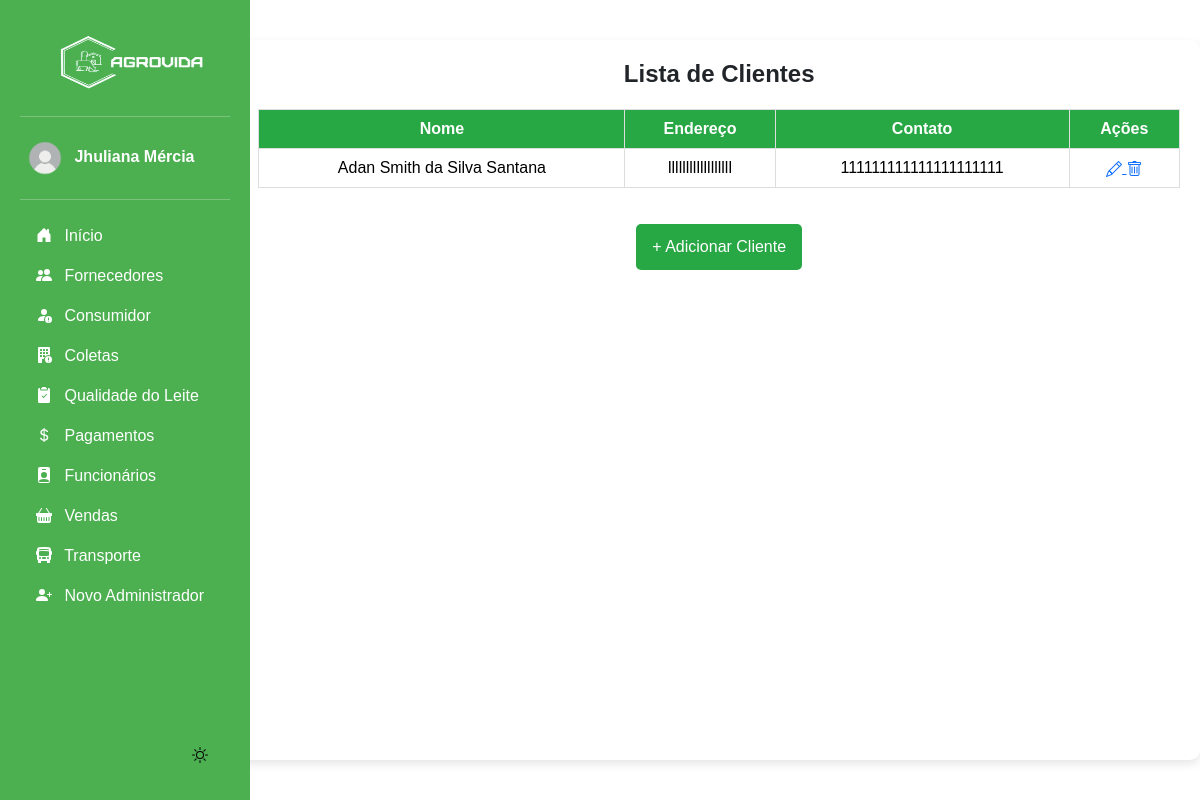
Screenshot of /listar_cliente/ (signed in) with the database file from the repository.
### app/models.py (models this page shows, shortened)
class Cliente(models.Model):
    nome = models.CharField(max_length=100)
    endereco = models.CharField(max_length=255)
    contato = models.CharField(max_length=20)

### app/views.py (the view)
# urls.py: path("listar_cliente/", views.listar_cliente, name="listar_cliente"),
@login_required(login_url='login_index')
def listar_cliente(request):
    clientes = Cliente.objects.all()
    return render(request, 'app/listar_cliente.html', {'clientes': clientes})

### app/templates/app/listar_cliente.html (shortened to what this page needs)
{% extends "base.html" %}
{% load static %}
{% block content %}
  <div class="container">
    <h2 class="title">Lista de Clientes</h2>
    {% if clientes %}
      <table class="table">
        <thead>
          <tr>
            <th>Nome</th>
            <th>Endereço</th>
            <th>Contato</th>
            <th>Ações</th>
          </tr>
        </thead>
        <tbody>
          {% for cliente in clientes %}
              <tr>
                  <td>{{ cliente.nome }}</td>
                  <td>{{ cliente.endereco }}</td>
                  <td>{{ cliente.contato }}</td>
                  <td>
                    <a href="{% url 'editar_cliente' cliente.id %}">
                      <i class="bi bi-pencil"></i>
                    </a>
                    <a href="{% url 'excluir_cliente' cliente.id %}" onclick="return confirm('Tem certeza que deseja excluir?')">
                      <i class="bi bi-trash"></i>
                    </a>
                  </td>
              </tr>
          {% endfor %}
        </tbody>
      </table>
    {% else %}
      <p class="no-products">Nenhum cliente cadastrado ainda.</p>
    {% endif %}
    <a href="{% url 'cadastrar_cliente' %}" class="btn btn-add">+ Adicionar Cliente</a>
  </div>
{% endblock %}

### base/templates/modulos/sidebar.html (shortened to what this page needs)
{% load static %}
<body>
<div class="container-sidebar">
    <div id="sidebar" class="sidebar">
        <img src="{% static 'img/logo.png' %}" alt="Logo" width="200" height="80" class="logo">
        <hr>
            <a href="#" class="nav-link text-white" data-bs-toggle="dropdown" aria-expanded="false" style="border-radius: 10px;">
                <img src="{% static "img/usuario.png" %}" alt="" width="50" height="50" class="rounded-circle">
                <strong>{{ request.user.first_name }}</strong>
            </a>
        <hr>
        <ul class="nav nav-pills flex-column mb-auto">
            <li>
                <a href="{% url "dashboard" %}" class="nav-link text-white">
                    <svg class="bi pe-none me-2" width="16" height="16"><use xlink:href="#home"/></svg>
                    Início
                </a>
            </li>
            <li>
                <a href="{% url "listar_produtor" %}" class="nav-link text-white">
                    <svg class="bi pe-none me-2" width="16" height="16"><use xlink:href="#produtores"/></svg>
                    Fornecedores
                </a>
            </li>
            <li>
                <a href="{% url "listar_cliente" %}" class="nav-link text-white">
                    <svg class="bi pe-none me-2" width="16" height="16"><use xlink:href="#clientes"/></svg>
                    Consumidor
                </a>
            </li>
            <li>
                <a href="{% url "listar_coleta" %}" class="nav-link text-white">
                    <svg class="bi pe-none me-2" width="16" height="16"><use xlink:href="#coleta"/></svg>
                    Coletas
                </a>
            </li>
            <li>
                <a href="{% url "listar_qualidade" %}" class="nav-link text-white">
                    <svg class="bi pe-none me-2" width="16" height="16"><use xlink:href="#qualidade"/></svg>
                    Qualidade do Leite
                </a>
            </li>
            <li>
                <a href="{% url "listar_pagamentos" %}" class="nav-link text-white">
                    <svg class="bi pe-none me-2" width="16" height="16"><use xlink:href="#dinheiro"/></svg>
                    Pagamentos
                </a>
            </li>
            <li>
                <a href="{% url "listar_funcionarios" %}" class="nav-link text-white">
                    <svg class="bi pe-none me-2" width="16" height="16"><use xlink:href="#funcionario"/></svg>
                    Funcionários
                </a>
            </li>
            <li>
                <a href="{% url "listar_vendas" %}" class="nav-link text-white">
                    <svg class="bi pe-none me-2" width="16" height="16"><use xlink:href="#venda"/></svg>
                    Vendas
                </a>
            </li>
            <li>
                <a href="{% url "listar_transporte" %}" class="nav-link text-white">
                    <svg class="bi pe-none me-2" width="16" height="16"><use xlink:href="#transporte"/></svg>
                    Transporte
                </a>
            </li>
            <li>
                <a href="{% url "cadastrar_admin" %}" class="nav-link text-white">
                    <svg class="bi pe-none me-2" width="16" height="16"><use xlink:href="#admin"/></svg>
                    Novo Administrador
                </a>
            </li>
        </ul>
        <button id="theme-toggle">
        <svg id="theme-icon" width="24" height="24" fill="currentColor"></svg>
        </button>
    </div>
    <div class="b-example-divider b-example-vr"></div>
    </div>
</body>

### base/static/css/inicio.css (style rules this page uses)
html, body { font-family: Arial, sans-serif; transition: background 0.3s, color 0.3s; height: 100vh; width: 100vw; margin: 0; display: flex; }
.b-example-divider { width: 100%; height: 3rem; }
.b-example-vr { flex-shrink: 0; width: 1.5rem; height: 100vh; }
.bi { vertical-align: -.125em; fill: currentColor; }
.nav-link { color: #222222; }
li { display: flex; width: 100%; }
.container { max-width: auto; margin: 40px auto; padding: 20px; background: #fff; border-radius: 10px; box-shadow: 0 4px 10px rgba(0, 0, 0, 0.1); display: flex; flex-direction: column; height: auto; align-items: stretch; text-align: center; }
.title { text-align: center; font-size: 24px; font-weight: bold; margin-bottom: 20px; }
.table { width: 100%; border-collapse: collapse; }
.table th, .table td { padding: 10px; border: 1px solid #ddd; text-align: center; }
.table th { background-color: #28a745; color: white; }
.btn { padding: 8px 12px; text-decoration: none; border-radius: 5px; transition: all 0.3s ease; }
.btn-add { display: block; width: max-content; margin: 20px auto; background: #28a745; color: white; padding: 10px 15px; font-size: 16px; }
#theme-toggle { display: flex; justify-content: end; align-items: end; border: none; cursor: pointer; background-color: transparent; }
#theme-icon { width: 32px; height: 32px; fill: currentColor; }
[data-bs-theme="light"] { background: #ffffff; color: #121212; transition: all 0.3s ease-in-out; }

### base/static/css/sidebar.css (style rules this page uses)
.sidebar { width: 250px; background: #4CAF50; padding: 20px; height: 100vh; color: white; position: fixed; left: 0; top: 0; bottom: 0; overflow-y: auto; display: flex; flex-direction: column; z-index: 1000; }
.container-sidebar { height: 100vh; width: 300px; }

### rows the page displays
Cliente: nome "Adan Smith da Silva Santana", endereco "llllllllllllllllll", contato "111111111111111111111"

### other values shown
{{ request.user.first_name }} "Jhuliana Mércia"
